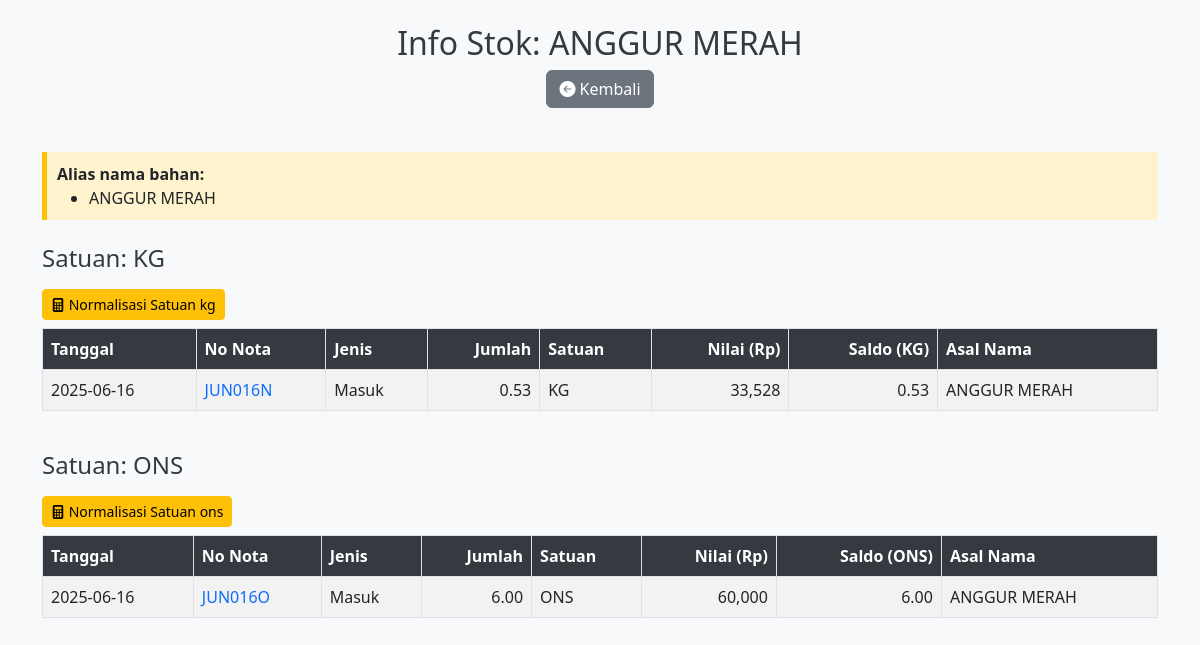
The page /infostok/ANGGUR MERAH on the database its author committed.
### tables this page shows
CREATE TABLE BahanAlias (
    nama_lama TEXT PRIMARY KEY,
    nama_standar TEXT
);

CREATE TABLE PembelianDetail (
    id INTEGER PRIMARY KEY AUTOINCREMENT,
    no_nota TEXT,
    nm_bahan TEXT,
    jumlah REAL,
    satuan TEXT,
    harga REAL,
    FOREIGN KEY (no_nota) REFERENCES Pembelian(no_nota)
);

CREATE TABLE Pembelian (
    no_nota TEXT PRIMARY KEY,
    tanggal TEXT,
    nama_supplier TEXT,
    status_pembayaran TEXT
);

### app.py (the view)
@app.route("/infostok/<nm_bahan>")
def infostok(nm_bahan):
    info_data = db.get_info_stok(nm_bahan)
    return render_template("info_stok.html",
        nm_bahan=nm_bahan,
        info_by_satuan=info_data["records_by_satuan"],
        alias_list=info_data["alias_list"],
        satuan_stok=info_data["satuan_stok"]
    )

### templates/info_stok.html (shortened to what this page needs)
<!DOCTYPE html>
<html lang="id">
<head>
    <link href="https://cdn.jsdelivr.net/npm/bootstrap@5.3.0/dist/css/bootstrap.min.css" rel="stylesheet" />
    <link href="https://cdn.jsdelivr.net/npm/bootstrap-icons@1.10.5/font/bootstrap-icons.css" rel="stylesheet" />
</head>
<body class="container py-4">
    <div class="text-center mb-4">
        <h2>Info Stok: {{ nm_bahan }}</h2>
        <a href="/stok" class="btn btn-secondary back-btn">
            <i class="bi bi-arrow-left-circle-fill"></i> Kembali
        </a>
    </div>
    {% if alias_list %}
    <div class="alias-box">
        <strong>Alias nama bahan:</strong>
        <ul>
            {% for alias in alias_list %}
                <li>{{ alias }}</li>
            {% endfor %}
        </ul>
    </div>
    {% endif %}
    {% for satuan, records in info_by_satuan.items() %}
    <h4 class="mt-4">Satuan: {{ records[0].satuan }}</h4>
    <div class="table-responsive mb-4">
        <a href="{{ url_for('normalisasi_stok', nm_bahan=nm_bahan, satuan=satuan) }}"
            class="btn btn-warning btn-sm my-2">
            <i class="bi bi-calculator-fill"></i> Normalisasi Satuan {{ satuan }}
        </a>
        <table class="table table-bordered table-striped align-middle">
            <thead>
                <tr>
                    <th>Tanggal</th>
                    <th>No Nota</th>
                    <th>Jenis</th>
                    <th class="text-end">Jumlah</th>
                    <th>Satuan</th>
                    <th class="text-end">Nilai (Rp)</th>
                    <th class="text-end">Saldo ({{ records[0].satuan }})</th>
                    <th>Asal Nama</th>
                </tr>
            </thead>
            <tbody>
                {% for row in records %}
                <tr>
                    <td>{{ row.tanggal }}</td>
                    <td>
                        <a href="{{ url_for('cari_transaksi' if row.jenis == 'Keluar' else 'cari_pembelian') }}?no_nota={{ row.no_nota }}" class="text-decoration-none">
                            {{ row.no_nota }}
                        </a>
                    </td>
                    <td>{{ row.jenis }}</td>
                    <td class="text-end">{{ "{:.2f}".format(row.jumlah) }}</td>
                    <td>{{ row.satuan }}</td>
                    <td class="text-end">
                        {{ "-" if row.nilai == "-" else "{:,.0f}".format(row.nilai) }}
                    </td>
                    <td class="text-end">{{ "{:.2f}".format(row.saldo) }}</td>
                    <td>{{ row.asal }}</td>
                </tr>
                {% endfor %}
            </tbody>
        </table>
    </div>
    {% endfor %}
</body>
</html>

### templates/info_stok.html (style rules this page uses)
body { background: #f8f9fa; }
h2, h4 { color: #343a40; }
.table thead th { background-color: #343a40; color: white; }
.back-btn { margin-bottom: 20px; }
.alias-box { background: #fff3cd; border-left: 5px solid #ffc107; padding: 10px; margin-bottom: 20px; }
.alias-box ul { margin-bottom: 0; }

### rows shown on the page
BahanAlias: nama_lama "ANGGUR MERAH"
PembelianDetail: satuan "KG", satuan "KG", tanggal "2025-06-16", no_nota "JUN016N", jenis "Masuk", jumlah "0.53", satuan "KG", nilai "33,528", saldo "0.53", asal "ANGGUR MERAH"
PembelianDetail: satuan "ONS", satuan "ONS", tanggal "2025-06-16", no_nota "JUN016O", jenis "Masuk", jumlah "6.00", satuan "ONS", nilai "60,000", saldo "6.00", asal "ANGGUR MERAH"

### other values the page prints
{{ nm_bahan }} "ANGGUR MERAH"
{{ satuan }} "kg" "ons"
